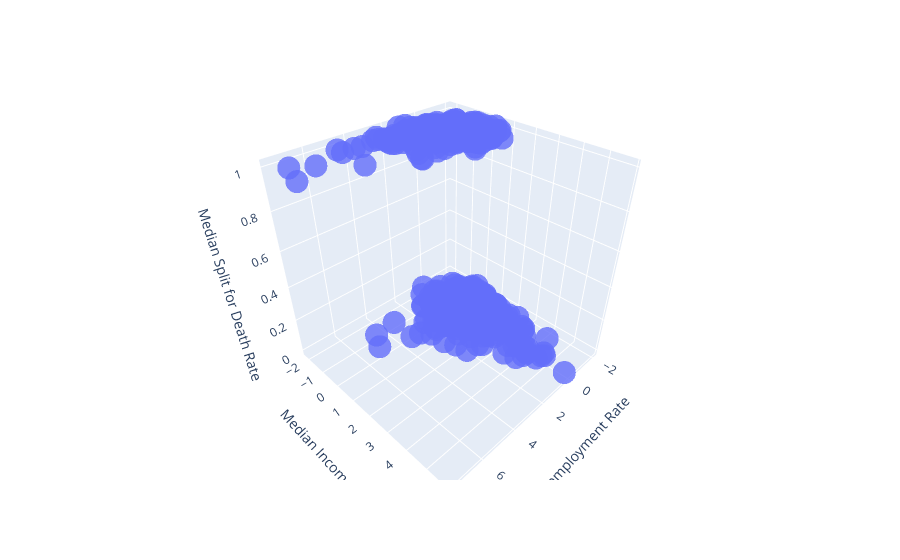

The notebook cell saved with this chart:
### Code cell
# Creating 3D scatterplot of predicting case rate
# Create a 3D scatter plot with predictions


fig_deaths = px.scatter_3d(df_xyz_deaths, x="X_deaths", y="y_deaths", z="z_deaths", 
                 opacity=0.8,
                 labels=dict(X_deaths="Unemployment Rate", 
                             y_deaths="Median Income",
                             z_deaths="Median Split for Death Rate",))
fig_deaths.show()

### Figure 1 — Plotly figure (JSON) as saved in the notebook; plotly's stock layout.template omitted (floating-point values rounded to 4 significant figures; data arrays with more than 128 entries replaced by an {"elided": "..."} marker saying what was removed)
{"data": [{"hovertemplate": "Unemployment Rate=%{x}<br>Median Income=%{y}<br>Median Split for Death Rate=%{z}<extra></extra>", "legendgroup": "", "marker": {"color": "#636efa", "opacity": 0.8, "symbol": "circle"}, "mode": "markers", "name": "", "scene": "scene", "showlegend": false, "type": "scatter3d", "x": {"elided": "779 float values"}, "y": {"elided": "779 float values"}, "z": {"elided": "779 int values"}}], "layout": {"legend": {"tracegroupgap": 0}, "margin": {"t": 60}, "scene": {"domain": {"x": [0, 1], "y": [0, 1]}, "xaxis": {"title": {"text": "Unemployment Rate"}}, "yaxis": {"title": {"text": "Median Income"}}, "zaxis": {"title": {"text": "Median Split for Death Rate"}}}}}
